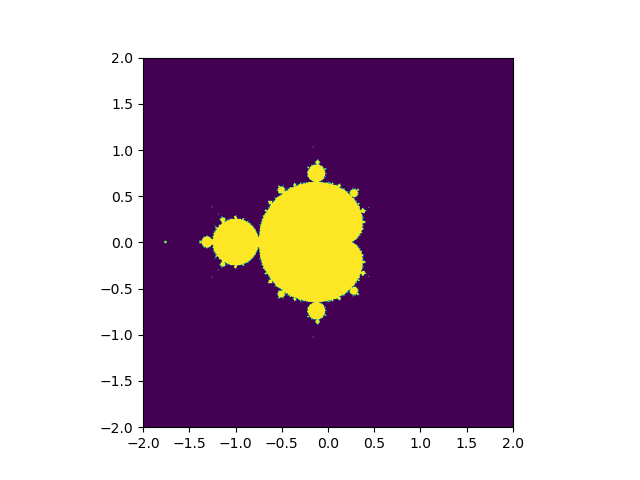

Recreate this plot in Python.
import numpy as np
from time import time
import matplotlib
# the following will prevent the figure from popping up
matplotlib.use('Agg')
import matplotlib.pyplot as plt


def simple_mandelbrot(width, height, real_low, real_high, imag_low, imag_high, max_iters):
    real_vals = np.linspace(real_low, real_high, width) # defining x real axis
    imag_vals = np.linspace(imag_low, imag_high, height) # defining y imaginary axis
    
    # we will represent memebrs of Mandelbrot as 1, non members as 0
    
    mandelbrot_graph = np.ones((height, width), dtype=np.float32)
    
    for x in range(width):
        for y in range(height):
            
            c = np.complex64( real_vals[x] + imag_vals[y]*1j)
            z= np.complex64(0)
            
            for i in range(max_iters):
                
                z = z**2 + c
                
                if (np.abs(z) > 2):
                    mandelbrot_graph[y,x] = 0
                    break
                
    return mandelbrot_graph
            


if __name__ == '__main__':
    
    t1 = time()
    mandel = simple_mandelbrot(512, 512, -2, 2, -2, 2, 256)
    t2 = time()
    
    mandel_time = t2 - t1
    
    
    t1 = time()
    fig = plt.figure(1)
    plt.imshow(mandel, extent=(-2, 2, -2, 2))
    plt.savefig('mandelbrot.png', dpi=fig.dpi)
    t2 = time()
    
    dump_time = t2-t1
    
    print(f"It took {mandel_time} seconds to calculate the Mandelbrot set")
    print(f"It took {dump_time} seconds to dump the image")
    